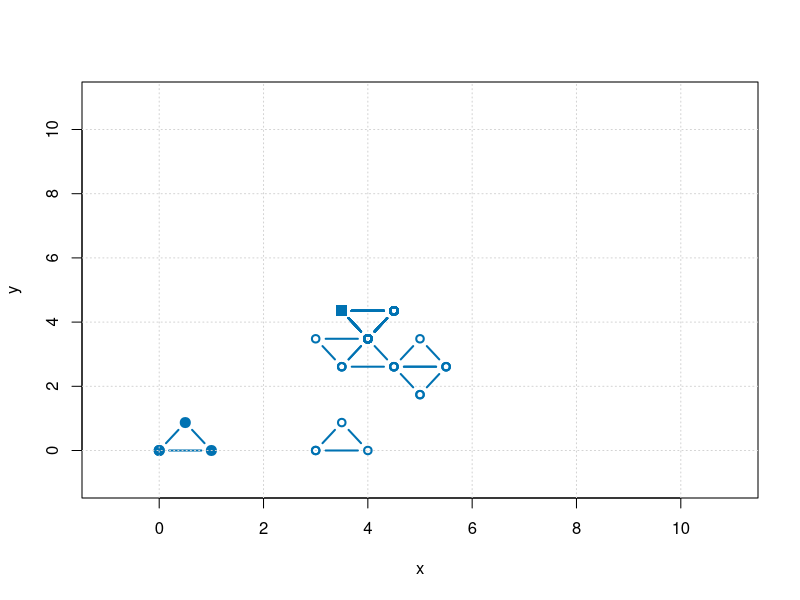

The R script that drew this image: (Note: this script raises an error after producing the figure.)
# attempt at variable size simplex

# set color scheme
palette("Okabe-Ito")

# set up grid of (x,y) values for use in plotting
x = seq(0,10,1)
y = seq(0,10,1)

# function to calculate responses for (x,y)
response = function(a,b){5.5 + 1.5*a + 0.6*b - 0.15*a^2 - 0.0254*b^2 - 0.0857*a*b}

# define the location of first point and the step-sizes
a = 0
b = 0
sa = 1
sb = 1

# calculate responses for initial simplex
vx = c(a, a + sa, a + 0.5 * sa)
vy = c(b, b, b + 0.87 * sb)
vz = response(vx,vy)

# sort vertices from worst-to-best
vx = vx[order(vz)]
vy = vy[order(vz)]
vz = vz[order(vz)]

max_response = vz[3]

# plot initial simplex
plot(x = c(vx,vx[1]), y = c(vy,vy[1]),
     xlim = c(-1,11), ylim = c(-1,11), xlab = "x", ylab = "y",
     type = "b", pch = 19, cex = 1.2, col = 6, lwd = 2)
grid()

# loop for remaining simplexes
for (i in 1:100){
  
  # save current next best and best response for testing
  next_best = vz[2]
  best = vz[3]
  
  # initial attempt at new vertex: 
  # vx[2]/2 + vx[3]/2 = centroid between vx[2] and vx[3]
  centroid_x = vx[2]/2 + vx[3]/2
  centroid_y = vy[2]/2 + vy[3]/2
  vx_temp = centroid_x + (centroid_x - vx[1])
  vy_temp = centroid_y + (centroid_y - vy[1])
  vz_temp = response(vx_temp, vy_temp)
  
  # have we exceeded a boundary condition? if so, then set response
  # for next best so that it is worst, reorder the three points
  # and break out of for loop
  if(vx_temp < 0 | vy_temp < 0 | vx_temp > 10 | vy_temp > 10){
    vz[2] = -1000
    vx = vx[order(vz)]
    vy = vy[order(vz)]
    vz = vz[order(vz)]
    next
  }
  
  # should we expand the simplex? test new response to best response;
  # test to see if the expanded response exceeds the best response
  # then keep the expansion; otherwise retain 
  if (vz_temp > vz[3]){
    vx_temp_expand = centroid_x + 2 * (centroid_x - vx[1])
    vy_temp_expand = centroid_y + 2 * (centroid_y - vy[1])
    vz_temp_expand = response(vx_temp, vy_temp)
    if(vz_temp_expand > vz_temp){
      vx[1] = vx_temp_expand
      vy[1] = vy_temp_expand
      vz[1] = vz_temp_expand
    } else {
      vx[1] = vx_temp
      vy[1] = vy_temp
      vz[1] = vz_temp
    }
    next
  }
  
  
  # should we hold tight?
  
  
  
  # should we contract toward reflected point?
  
  
  
  # should we contract toward worst?
  
  
  
  
  # test new vertex against worst
  # if it fails go to next
  # else it passes and define new set of vertices
  if(vx_temp < 0 | vy_temp < 0 | vx_temp > 10 | vy_temp >10 | vz_temp < next_best){
    vz[2] = -1000
    vx = vx[order(vz)]
    vy = vy[order(vz)]
    vz = vz[order(vz)]
    # lines(x = c(vx,vx[1]), y = c(vy,vy[1]),
    #       type = "b", col = 6, lwd = 2)
    # next
  } else {
    vx[1] = vx_temp
    vy[1] = vy_temp
    vz[1] = vz_temp
    vx = vx[order(vz)]
    vy = vy[order(vz)]
    vz = vz[order(vz)]
    lines(x = c(vx,vx[1]), y = c(vy,vy[1]),
          type = "b", col = 6, lwd = 2)
    if(vz[3] > max_response){
      max_response = vz[3]
      max_x = vx[3]
      max_y = vy[3]}
  }
}

# mark end point 
points(x = max_x, y = max_y,
       pch = 15, col = 6, cex = 1.5, lwd = 2)

# add contour plot
z = outer(x,y,response)
contour2D(z,x,y, lwd = 2, colkey = FALSE, add = TRUE)
